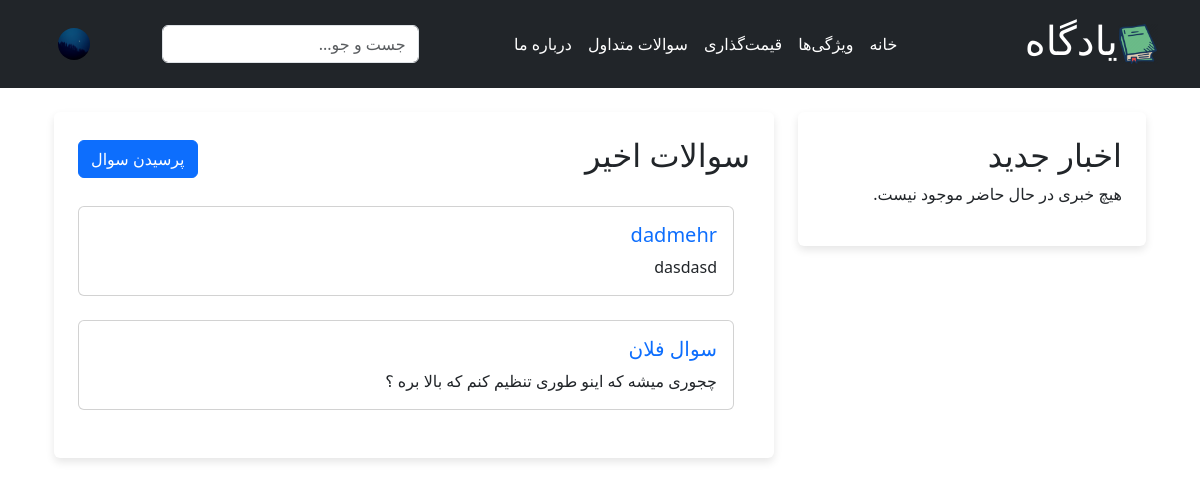
Screenshot of / (signed in) with the database file from the repository.
### home/models.py (models this page shows, shortened)
class Question(models.Model):
    title = models.CharField(max_length=255)
    content = models.TextField()
    created_at = models.DateTimeField(auto_now_add=True)
    user = models.ForeignKey(User, on_delete=models.SET_NULL, null=True, blank=True)
    likes_count = models.ManyToManyField(
        User, related_name="liked_questions", blank=True
    )
    dislikes_count = models.ManyToManyField(
        User, related_name="disliked_questions", blank=True
    )

### home/views.py (the view)
# urls.py: path("", home_view, name="index"),  # Home page
def home_view(request):
    questions = Question.objects.all().order_by("-created_at")[:5]
    news_items = News.objects.filter(is_active=True).order_by("-published_at")[:5]
    return render(
        request, "index.html", {"questions": questions, "news_items": news_items}
    )

### home/templatetags/custom_filters.py (called while the page is built)
@register.filter
def jalali_date(value):
    if value:
        return jdatetime.date.fromgregorian(date=value).strftime("%d %B")
    return value

### home/templates/index.html (shortened to what this page needs)
{% extends 'base.html' %}
{% block content %}
{% load custom_filters %}
<div class="container my-4">
    <div class="row">
        <div class="col-md-4 mb-4">
            <div class="news-section shadow-box p-4 rounded">
                <h2>اخبار جدید</h2>
                {% if news_items %}
                    {% for news in news_items %}
                        <div class="card mb-3">
                            <div class="card-body">
                                <h5 class="card-title">{{ news.title }}</h5>
                                <p class="card-text">{{ news.content|truncatewords:20 }}</p>
                                <p class="text-muted small">تاریخ انتشار: {{ news.published_at|jalali_date }}</p>
                            </div>
                        </div>
                    {% endfor %}
                {% else %}
                    <p>هیچ خبری در حال حاضر موجود نیست.</p>
                {% endif %}
            </div>
        </div>
        <div class="col-md-8">
            <div class="main-content shadow-box p-4 rounded">
                <div class="d-flex justify-content-between align-items-center mb-4">
                    <h2>سوالات اخیر</h2>
                    {% if user.is_authenticated %}
                        <a href="{% url 'ask_question' %}" class="btn btn-primary">پرسیدن سوال</a>
                    {% else %}
                        <p>برای پرسیدن سوال، لطفاً <a href="{% url 'login' %}">وارد حساب کاربری خود شوید</a>.</p>
                    {% endif %}
                </div>
                <div id="recent-questions">
                    {% if questions %}
                        {% for question in questions %}
                            <div class="d-flex mb-4">
                                <div class="card flex-grow-1">
                                    <div class="card-body">
                                        <h5 class="card-title">
                                            <a href="{% url 'question_detail' question.id %}" class="text-decoration-none text-primary">{{ question.title }}</a>
                                        </h5>
                                        <p class="card-text">{{ question.content|truncatewords:20 }}</p>
                                    </div>
                                </div>
                            </div>
                        {% endfor %}
                    {% else %}
                        <p>هیچ سوالی ارسال نشده است.</p>
                    {% endif %}
                </div>
            </div>
        </div>
    </div>
</div>
{% endblock %}

### home/templates/index.html (style rules this page uses)
.shadow-box { box-shadow: 0px 4px 8px rgba(0, 0, 0, 0.1); }
.rounded { border-radius: 10px; }
.news-section, .main-content { background-color: #fff; margin-bottom: 20px; }

### rows the page displays
Question: title "dadmehr", content "dasdasd"
Question: title "سوال فلان", content "چجوری میشه که اینو طوری تنظیم کنم که بالا بره ؟"
